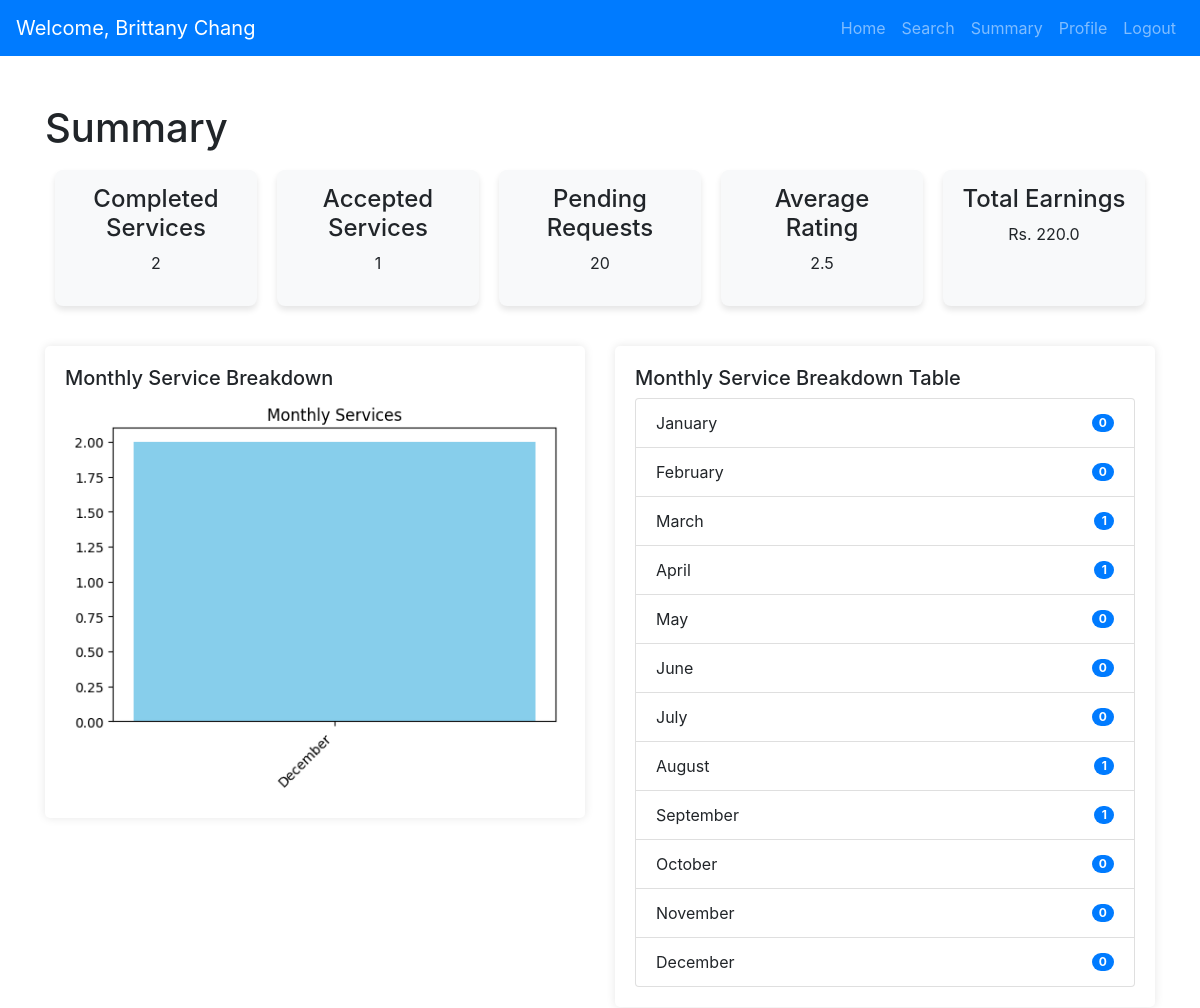
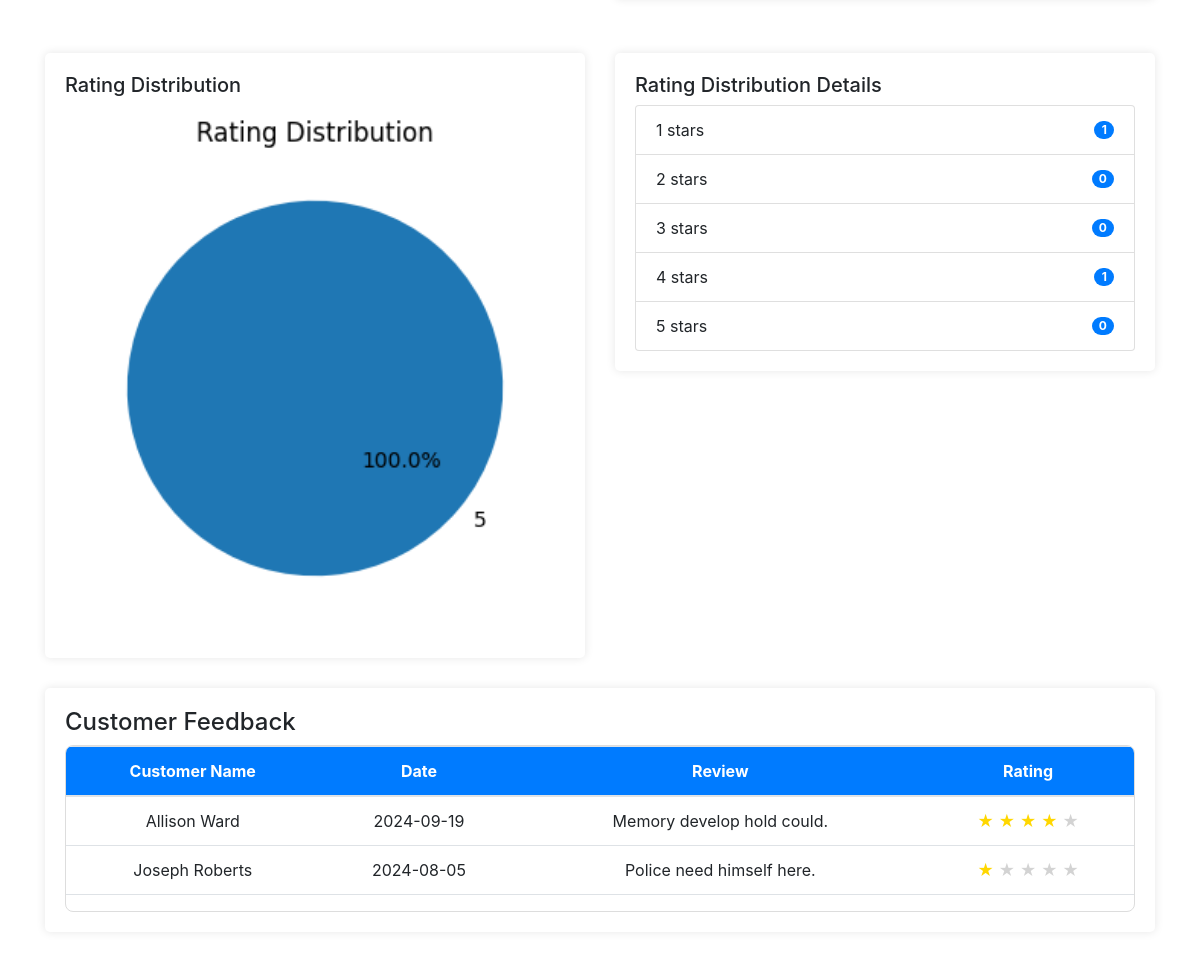
The app's page /professional_summary (signed in) with its own data (2 pictures, top to bottom).
### models.py (models this page shows, shortened)
class User(db.Model, UserMixin):
    __tablename__ = 'users'
    id = db.Column(db.String(6), primary_key=True, default=generate_unique_id, unique=True)
    name = db.Column(db.String(150), nullable=False)
    email = db.Column(db.String(150), unique=True, nullable=False)
    _password = db.Column("password", db.String(500), nullable=False)
    address = db.Column(db.String(300), nullable=True)
    pincode = db.Column(db.String(10), nullable=True)
    phone_number = db.Column(db.String(15), nullable=True)
    role = db.Column(db.String(50), nullable=False)
    __mapper_args__ = {
    'polymorphic_identity': 'user',
    'polymorphic_on': role,
    }
    @property
    def password(self):
        raise AttributeError("Password is not readable!")
    @password.setter
    def password(self, password):
        self._password = generate_password_hash(password, method="pbkdf2:sha256")

class Feedback(db.Model):
    __tablename__ = 'feedback'
    id = db.Column(db.String(6), primary_key=True, default=generate_unique_id, unique=True)
    request_id = db.Column(db.String(6), db.ForeignKey('requests.id'), nullable=False)
    customer_id = db.Column(db.String(6), db.ForeignKey('customers.id'), nullable=False)
    professional_id = db.Column(db.String(6), db.ForeignKey('professionals.id'), nullable=False)
    rating = db.Column(db.Integer, nullable=False)
    comments = db.Column(db.Text, nullable=True)
    feedback_date = db.Column(db.DateTime, nullable=False)
    customer = db.relationship("Customer", backref="feedbacks")
    professional = db.relationship("Professional", backref="feedbacks")
    request = db.relationship('Request', back_populates='feedbacks')

class Request(db.Model):
    __tablename__ = 'requests'
    id = db.Column(db.String(6), primary_key=True, default=generate_unique_id, unique=True)
    customer_id = db.Column(db.String(6), db.ForeignKey('customers.id'), nullable=False)
    professional_id = db.Column(db.String(6), db.ForeignKey('professionals.id'), nullable=True)
    service_id = db.Column(db.String(6), db.ForeignKey('services.id', ondelete="SET NULL"), nullable=True)
    status = db.Column(db.String(50), nullable=False)
    request_date = db.Column(db.Date, nullable=False)
    completion_date = db.Column(db.DateTime, nullable=True)
    rejected_by = db.Column(SQLiteJSON, default=list)
    fee = db.Column(db.Float, nullable=True)
    professional = db.relationship('Professional', backref='requests')
    service = db.relationship('Service', back_populates='requests')
    customer = db.relationship('Customer', backref='requests')
    feedbacks = db.relationship('Feedback', back_populates='request', lazy=True)

### app.py (the view)
@app.route("/professional_summary")
def professional_summary():
    professional_id = session.get("user_id")
    professional = Professional.query.get(professional_id)
    completed_services = Request.query.filter_by(professional_id=professional_id, status="closed").count()
    accepted_services = Request.query.filter_by(professional_id=professional_id).filter(
        Request.status.in_(["pending", "in progress"])
    ).count()
    pending_requests = Request.query.filter_by(status="requested").count()
    total_earnings = db.session.query(db.func.sum(Service.price)).join(Request).filter(
        Request.professional_id == professional_id,
        Request.status == "closed"
    ).scalar() or 0.0
    feedbacks = Feedback.query.filter_by(professional_id=professional_id).all()
    average_rating = round(sum([f.rating for f in feedbacks]) / len(feedbacks), 1) if feedbacks else 0
    monthly_service_breakdown = {
        month: Request.query.filter_by(professional_id=professional_id).filter(
            extract("month", Request.request_date) == idx + 1
        ).count()
        for idx, month in enumerate(["January", "February", "March", "April", "May", "June", "July", "August", "September", "October", "November", "December"])
    }
    monthly_services_chart = generate_chart(monthly_service_breakdown, "bar", "Monthly Services", "monthly_services.png")
    rating_distribution = {
        star: Feedback.query.filter_by(professional_id=professional_id, rating=star).count()
        for star in range(1, 6)
    }
    rating_distribution_chart = generate_chart(rating_distribution, "pie", "Rating Distribution", "rating_distribution.png")
    customer_feedback = Feedback.query.filter_by(professional_id=professional_id).all()
    return render_template(
        "professional/professional_summary.html",
        professional=professional,
        completed_services=completed_services,
        accepted_services=accepted_services,
        pending_requests=pending_requests,
        total_earnings=total_earnings,
        average_rating=average_rating,
        monthly_service_breakdown=monthly_service_breakdown,
        rating_distribution=rating_distribution,
        customer_feedback=customer_feedback,
        charts={
            "monthly_services": monthly_services_chart,
            "rating_distribution": rating_distribution_chart,
        },
    )

### app.py (called while the page is built, shortened)
@login_manager.user_loader
def load_user(user_id):
    return User.query.get(user_id)

def generate_chart(data, chart_type, title, filename):
    charts_dir = "static/charts"
    os.makedirs(charts_dir, exist_ok=True)
    valid_data = {k: v for k, v in data.items() if not np.isnan(v) and v > 0}
    plt.figure(figsize=(6, 4))
    if chart_type == "pie":
        plt.pie(valid_data.values(), labels=valid_data.keys(), autopct="%1.1f%%", startangle=140)
        plt.title(title)
    elif chart_type == "bar":
        plt.bar(valid_data.keys(), valid_data.values(), color="skyblue")
        plt.title(title)
        plt.xticks(rotation=45, ha="right")
    else:
        raise ValueError(f"Unsupported chart type: {chart_type}")
    filepath = os.path.join(charts_dir, filename)
    plt.savefig(filepath, bbox_inches="tight")
    plt.close()
    return filepath

### templates/professional/professional_summary.html (shortened to what this page needs)
<!DOCTYPE html>
<html lang="en">
<head>
    <link href="https://stackpath.bootstrapcdn.com/bootstrap/4.5.2/css/bootstrap.min.css" rel="stylesheet">
</head>
<body>
    {% extends 'base.html' %}
    {% block navbar %}
        {% include 'navbars/professional_navbar.html' %}
    {% endblock %}
    {% block content %}
    <div class="container mt-5">
        <h1>Summary</h1>
        <div class="stats-row">
            <div class="stat-box">
                <h4>Completed Services</h4>
                <p>{{ completed_services }}</p>
            </div>
            <div class="stat-box">
                <h4>Accepted Services</h4>
                <p>{{ accepted_services }}</p>
            </div>
            <div class="stat-box">
                <h4>Pending Requests</h4>
                <p>{{ pending_requests }}</p>
            </div>
            <div class="stat-box">
                <h4>Average Rating</h4>
                <p>{{ average_rating }}</p>
            </div>
            <div class="stat-box">
                <h4>Total Earnings</h4>
                <p>Rs. {{ total_earnings }}</p>
            </div>
        </div>
        <div class="row mt-4">
            <div class="col-md-6">
                <div class="container-box">
                    <h5>Monthly Service Breakdown</h5>
                    {% if charts['monthly_services'] %}
                        <img src="{{ charts['monthly_services'] }}" alt="Monthly Service Breakdown" style="width: 100%; height: auto;">
                    {% else %}
                        <p>No data available.</p>
                    {% endif %}
                </div>
            </div>
            <div class="col-md-6">
                <div class="container-box">
                    <h5>Monthly Service Breakdown Table</h5>
                    <ul class="list-group">
                        {% for month, count in monthly_service_breakdown.items() %}
                        <li class="list-group-item d-flex justify-content-between align-items-center">
                            {{ month }}
                            <span class="badge badge-primary badge-pill">{{ count }}</span>
                        </li>
                        {% endfor %}
                    </ul>
                </div>
            </div>
        </div>
        <div class="row mt-4">
            <div class="col-md-6">
                <div class="container-box">
                    <h5>Rating Distribution</h5>
                    {% if charts['rating_distribution'] %}
                        <img src="{{ charts['rating_distribution'] }}" alt="Rating Distribution" style="width: 100%; height: auto;">
                    {% else %}
                        <p>No data available.</p>
                    {% endif %}
                </div>
            </div>
            <div class="col-md-6">
                <div class="container-box">
                    <h5>Rating Distribution Details</h5>
                    <ul class="list-group">
                        {% for star, percentage in rating_distribution.items() %}
                        <li class="list-group-item d-flex justify-content-between align-items-center">
                            {{ star }} stars
                            <span class="badge badge-primary badge-pill">{{ percentage }}</span>
                        </li>
                        {% endfor %}
                    </ul>
                </div>
            </div>
        </div>
        <div class="container-box">
            <h4>Customer Feedback</h4>
            <div class="table-container">
                <table class="table table-hover">
                    <thead>
                        <tr>
                            <th>Customer Name</th>
                            <th>Date</th>
                            <th>Review</th>
                            <th>Rating</th>
                        </tr>
                    </thead>
                    <tbody>
                        {% if customer_feedback %}
                            {% for feedback in customer_feedback %}
                            <tr>
                                <td>{{ feedback.customer.name }}</td>
                                <td>{{ feedback.request.request_date.strftime('%Y-%m-%d') }}</td>
                                <td>{{ feedback.comments }}</td>
                                <td>
                                    {% for i in range(1, 6) %}
                                        {% if i <= feedback.rating %}
                                            <span style="color: gold;">&#9733;</span>
                                        {% else %}
                                            <span style="color: lightgray;">&#9733;</span>
                                        {% endif %}
                                    {% endfor %}
                                </td>
                            </tr>
                            {% endfor %}
                        {% else %}
                            <tr>
                                <td colspan="4">No feedback available.</td>
                            </tr>
                        {% endif %}
                    </tbody>
                </table>
            </div>
        </div>
    {% endblock %}

### templates/navbars/professional_navbar.html (shortened to what this page needs)
<!DOCTYPE html>
<html lang="en">
<head>
    <link href="https://stackpath.bootstrapcdn.com/bootstrap/4.5.2/css/bootstrap.min.css" rel="stylesheet">
</head>
<body>
    <nav class="navbar navbar-expand-lg navbar-dark bg-primary">
        <a class="navbar-brand" href="{{ url_for('professional_dashboard') }}">Welcome, {{ professional.name }}</a>
        <div class="collapse navbar-collapse" id="navbarNav">
            <ul class="navbar-nav ml-auto">
              <li class="nav-item"><a class="nav-link" href="{{ url_for('professional_dashboard') }}">Home</a></li>
              <li class="nav-item"><a class="nav-link" href="{{ url_for('professional_search') }}">Search</a></li>
              <li class="nav-item"><a class="nav-link" href="{{ url_for('professional_summary') }}">Summary</a></li>
              <li class="nav-item"><a class="nav-link" href="{{ url_for('professional_profile') }}">Profile</a>
              </li>
              <li class="nav-item"><a class="nav-link" href="{{ url_for('logout') }}">Logout</a></li>
            </ul>
        </div>
    </nav>
</body>
</html>

### templates/professional/professional_summary.html (style rules this page uses)
body { font-family: Arial, sans-serif; background: #f7f8fc; margin: 0; padding: 0; }
.stats-row { display: flex; flex-wrap: wrap; justify-content: space-between; margin-bottom: 30px; }
.stat-box { background-color: #f8f9fa; padding: 15px; border-radius: 8px; text-align: center; box-shadow: 0 4px 6px rgba(0, 0, 0, 0.1); flex: 1; margin: 10px; transition: transform 0.2s ease, box-shadow 0.2s ease; }
.container-box { background-color: #ffffff; padding: 20px; border-radius: 5px; box-shadow: 0 0 10px rgba(0, 0, 0, 0.1); margin-bottom: 30px; }
.table-container { max-height: 300px; overflow-y: auto; border: 1px solid #ddd; border-radius: 8px; }
table { width: 100%; border-collapse: collapse; }
table th { background-color: #007bff !important; color: white !important; position: sticky; top: 0; z-index: 2; text-align: center; }
table td { text-align: center; vertical-align: middle; }

### records on screen
User: name "Brittany Chang"
Feedback: customer.name "Allison Ward", request.request_date "2024-09-19", comments "Memory develop hold could.", rating 4 (drawn)
Feedback: customer.name "Joseph Roberts", request.request_date "2024-08-05", comments "Police need himself here.", rating 1 (drawn)

### other values on screen
{{ completed_services }} "2"
{{ accepted_services }} "1"
{{ pending_requests }} "20"
{{ average_rating }} "2.5"
{{ total_earnings }} "220.0"
{{ month }} "January" "February" "March" "April" "May" "June" "July" "August" "September" "October" "November" "December"
{{ count }} "0" "0" "1" "1" "0" "0" "0" "1" "1" "0" "0" "0"
{{ star }} "1" "2" "3" "4" "5"
{{ percentage }} "1" "0" "0" "1" "0"
